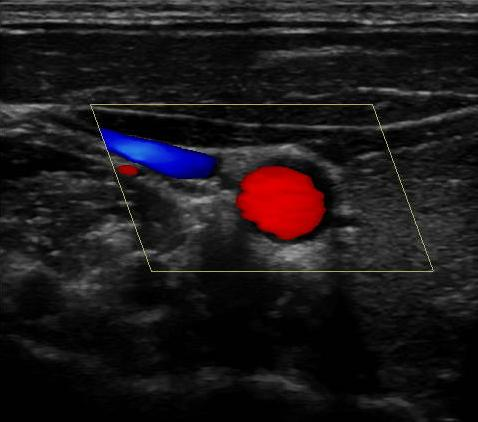
#> input picture Carotid.jpg, 478 x 422 px
$ jupyter execute 'P4 - Thresholding with HSV Colour Space.ipynb'   (shell and % lines are left out)
#> lines starting #> are read from the running program, lines starting #| are printed output that depends on the picture; after the words box and inside, x2 and y2 are one past the last pixel; in counts of white or black regions, pixels touching at a corner belong together
<h2>HELLO again </h2> welcome back to my 4th blog post.
This week I will run some more segmentation based experiments to see the result on our image.

<h2> Let's get into it ! </h2>

In the last post, we used Adaptive Thresholding to see if we could extract out the carotid, it didnt work well so instead were going to use HSV colour space to threshold out what we want

<h2> What is a Colour Space? </h2>

<i>A color space is a specific organization of colors which alows for reproducible representation of colors in both digital and analog representations.
Color is usually measured by the following:
<p>(1) Brightness: This is the human sensation by which an
area exhibits more or less light.
<p>(2) Hue: This is the human sensation according to which an
area appears to be similar to one, or to proportions of two,
of the perceived colors red, yellow, green and blue.
<p>(3) Colorfulness: This is the human sensation according to
which an area appears to exhibit more or less of its hue.
<p>(4) Lightness: This can be defined as the sensation of an
area‘s brightness relative to a reference white in the scene.
<p>(5) Chroma: This is the colorfulness of an area relative to
the brightness of a reference white.
<p>(6) Saturation: This is the colorfulness of an area relative
to its brightness.</i>[1]

<h2>What is HSV?</h2>
Another way to represent a color is in terms of the HSV model. The Hue is referred to the color it resembles, Saturation describes how white the color is and the value is represented as the lightness or darkness of the color and is represented in this color cylinder.[3]

[cell 1]
import numpy as np
import cv2
from matplotlib import pyplot as plt

# Read in carotid image
carotid_img = cv2.imread("Carotid.jpg")
#> carotid_img is the input picture: shape (422, 478, 3); mean B, G, R 26, 24, 28.4

# Turn the image into HSV colour space
HSV = cv2.cvtColor(carotid_img, cv2.COLOR_BGR2HSV)
#> HSV: shape (422, 478, 3); mean H, S, V 9.3, 18.3, 31.1
# Convert the image from BGR to RGB
HSV = cv2.cvtColor(HSV, cv2.COLOR_BGR2RGB)
#> HSV: shape (422, 478, 3); mean H, S, V 31.1, 18.3, 9.3

# Show Images
fig = plt.figure(figsize=(15,20))
ax1 = fig.add_subplot(2,2,1)
imgplot = plt.imshow(carotid_img)
ax1.set_title("Original")

ax2 = fig.add_subplot(222)
imgplot2 = plt.imshow(HSV)
ax2.set_title("HSV")
plt.show()
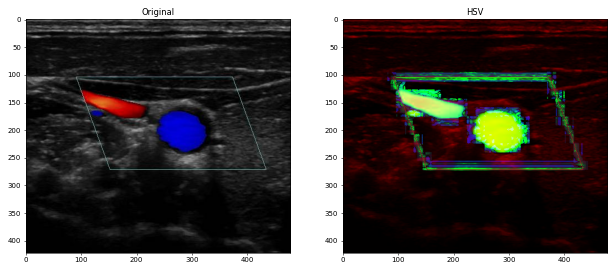
#> figure drawn by matplotlib, 2 panels; B, G, R data is drawn as R, G, B

HSV = cv2.cvtColor(HSV, cv2.COLOR_RGB2BGR)

<h2> It worked ! Now Let's mask it !</h2>
Using the HSV colour space we were able to pull out the desired areas and its just a matter of cleaning it up.

[cell 2]
# Create threshold boundaries
HSVlower = np.array([0,5,130])
HSVupper = np.array([255,255,255])

# Define a mask
mask = cv2.inRange(HSV, HSVlower, HSVupper)
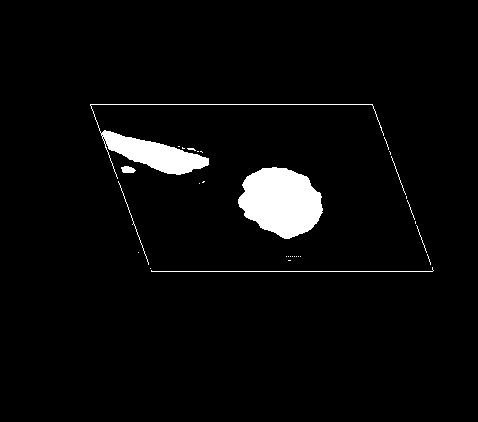
#> mask: shape (422, 478); 3.8% white; 31 white regions (23 under 20 px), largest, box (x1, y1, x2, y2) and area: (238, 167, 323, 239) 4389, (90, 104, 384, 179) 2623, (151, 267, 434, 272) 287

# Show Images
fig = plt.figure(figsize=(15,20))
ax1 = fig.add_subplot(2,2,1)
imgplot = plt.imshow(mask)
ax1.set_title("HSV Mask")
plt.show()

<h3> Apply the mask to the original image</h3>
Just to test my mask against the original image

[cell 3]
# Applying the mask on the original carotid image
result = cv2.bitwise_and(carotid_img,carotid_img,mask=mask)
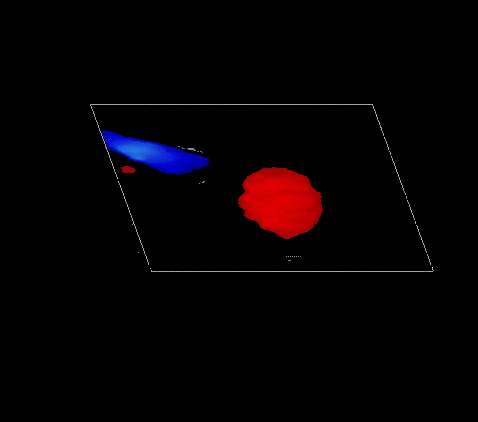
#> result: shape (422, 478, 3); mean B, G, R 2.9, 1.1, 5.2
result = cv2.cvtColor(result,cv2.COLOR_BGR2RGB)

# Show Images
fig = plt.figure(figsize=(15,20))
ax1 = fig.add_subplot(2,2,1)
imgplot = plt.imshow(result)
ax1.set_title("Result")
plt.show()
